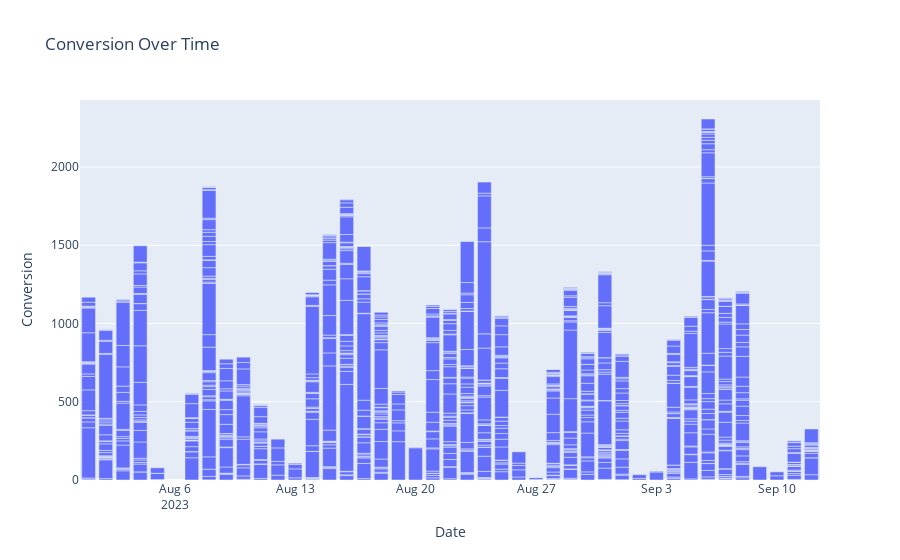

Notebook cell for this chart:
### Markdown cell above
**Conversion v/s Time**

### Code cell
'''
This code will generate a bar chart where the x-axis represents dates and y-axis represents the conversion metric (e.g. sign-ups, purchases).
Each bar will represent the conversion metric for a specific date.
'''

fig = go.Figure(data=go.Bar(x=df['date'], y=df['conversion']))
fig.update_layout(title='Conversion Over Time', xaxis_title='Date', yaxis_title='Conversion')
fig.show()

# Findings:
# 6 August 2023 has highest number of conversions.
# 24 September 2023 has second highest number of conversions.

### Figure 1 — Plotly figure (JSON) as saved in the notebook; plotly's stock layout.template omitted (floating-point values rounded to 4 significant figures; data arrays with more than 128 entries replaced by an {"elided": "..."} marker saying what was removed)
{"data": [{"type": "bar", "x": {"elided": "1054 str values"}, "y": {"elided": "1054 int values"}}], "layout": {"title": {"text": "Conversion Over Time"}, "xaxis": {"title": {"text": "Date"}}, "yaxis": {"title": {"text": "Conversion"}}}}
